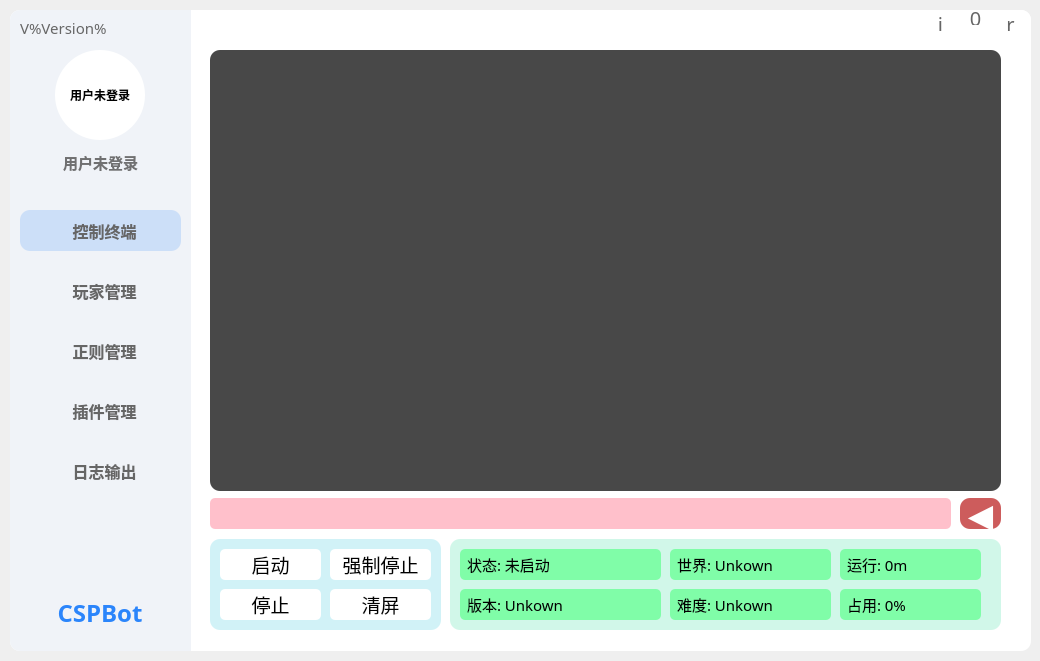
<?xml version="1.0" encoding="UTF-8"?>
<ui version="4.0">
 <class>Form</class>
 <widget class="QWidget" name="Form">
  <property name="geometry">
   <rect>
    <x>0</x>
    <y>0</y>
    <width>1040</width>
    <height>661</height>
   </rect>
  </property>
  <property name="windowTitle">
   <string>Form</string>
  </property>
  <widget class="QWidget" name="background" native="true">
   <property name="geometry">
    <rect>
     <x>10</x>
     <y>10</y>
     <width>1021</width>
     <height>641</height>
    </rect>
   </property>
   <property name="styleSheet">
    <string notr="true">background-color:white;
border-radius:10px</string>
   </property>
   <widget class="QWidget" name="option" native="true">
    <property name="geometry">
     <rect>
      <x>0</x>
      <y>0</y>
      <width>181</width>
      <height>641</height>
     </rect>
    </property>
    <property name="font">
     <font>
      <family>HarmonyOS Sans SC</family>
     </font>
    </property>
    <property name="styleSheet">
     <string notr="true">background-color:#f0f3f8;
border-top-left-radius:10px;
border-top-right-radius:0px;
border-bottom-right-radius:0px;
border-bottom-left-radius:10px;</string>
    </property>
    <widget class="QLabel" name="userImage">
     <property name="geometry">
      <rect>
       <x>45</x>
       <y>40</y>
       <width>90</width>
       <height>90</height>
      </rect>
     </property>
     <property name="font">
      <font>
       <family>HarmonyOS Sans SC</family>
       <weight>75</weight>
       <bold>true</bold>
      </font>
     </property>
     <property name="styleSheet">
      <string notr="true">background-color:white;
border-radius:45px</string>
     </property>
     <property name="text">
      <string>用户未登录</string>
     </property>
     <property name="alignment">
      <set>Qt::AlignCenter</set>
     </property>
    </widget>
    <widget class="QPushButton" name="mainPage">
     <property name="geometry">
      <rect>
       <x>10</x>
       <y>200</y>
       <width>161</width>
       <height>41</height>
      </rect>
     </property>
     <property name="font">
      <font>
       <family>HarmonyOS Sans SC</family>
       <pointsize>12</pointsize>
       <weight>75</weight>
       <bold>true</bold>
      </font>
     </property>
     <property name="styleSheet">
      <string notr="true">/*QPushButton{
	background-color:#f0f3f8;
	color:#666666;
	border-radius:10px;
	qproperty-iconSize: 32px 32px;
}

QPushButton:hover{
	background-color:#e0e6ee;
	border-radius:10px;
}*/;
background-color:#ccdff8;
color:#666666;
border-radius:10px;
qproperty-iconSize: 32px 32px;
</string>
     </property>
     <property name="text">
      <string>  控制终端</string>
     </property>
     <property name="icon">
      <iconset>
       <normaloff>:/icon/Images/主页.svg</normaloff>:/icon/Images/主页.svg</iconset>
     </property>
    </widget>
    <widget class="QLabel" name="user">
     <property name="geometry">
      <rect>
       <x>40</x>
       <y>137</y>
       <width>101</width>
       <height>31</height>
      </rect>
     </property>
     <property name="font">
      <font>
       <family>HarmonyOS Sans SC</family>
       <pointsize>11</pointsize>
       <weight>75</weight>
       <bold>true</bold>
      </font>
     </property>
     <property name="styleSheet">
      <string notr="true">color:#707071;</string>
     </property>
     <property name="text">
      <string>用户未登录</string>
     </property>
     <property name="alignment">
      <set>Qt::AlignCenter</set>
     </property>
    </widget>
    <widget class="QPushButton" name="playerPage">
     <property name="geometry">
      <rect>
       <x>10</x>
       <y>260</y>
       <width>161</width>
       <height>41</height>
      </rect>
     </property>
     <property name="font">
      <font>
       <family>HarmonyOS Sans SC</family>
       <pointsize>12</pointsize>
       <weight>75</weight>
       <bold>true</bold>
      </font>
     </property>
     <property name="styleSheet">
      <string notr="true">QPushButton{
	background-color:#f0f3f8;
	color:#666666;
	border-radius:10px;
	qproperty-iconSize: 32px 32px;
}

QPushButton:hover{
	background-color:#e0e6ee;
	border-radius:10px;
}
</string>
     </property>
     <property name="text">
      <string>  玩家管理</string>
     </property>
     <property name="icon">
      <iconset>
       <normaloff>:/icon/Images/用户管理.svg</normaloff>:/icon/Images/用户管理.svg</iconset>
     </property>
    </widget>
    <widget class="QPushButton" name="regularPage">
     <property name="geometry">
      <rect>
       <x>10</x>
       <y>320</y>
       <width>161</width>
       <height>41</height>
      </rect>
     </property>
     <property name="font">
      <font>
       <family>HarmonyOS Sans SC</family>
       <pointsize>12</pointsize>
       <weight>75</weight>
       <bold>true</bold>
      </font>
     </property>
     <property name="styleSheet">
      <string notr="true">QPushButton{
	background-color:#f0f3f8;
	color:#666666;
	border-radius:10px;
	qproperty-iconSize: 32px 32px;
}

QPushButton:hover{
	background-color:#e0e6ee;
	border-radius:10px;
}
</string>
     </property>
     <property name="text">
      <string>  正则管理</string>
     </property>
     <property name="icon">
      <iconset>
       <normaloff>:/icon/Images/正则式.svg</normaloff>:/icon/Images/正则式.svg</iconset>
     </property>
    </widget>
    <widget class="QPushButton" name="pluginPage">
     <property name="geometry">
      <rect>
       <x>10</x>
       <y>380</y>
       <width>161</width>
       <height>41</height>
      </rect>
     </property>
     <property name="font">
      <font>
       <family>HarmonyOS Sans SC</family>
       <pointsize>12</pointsize>
       <weight>75</weight>
       <bold>true</bold>
      </font>
     </property>
     <property name="styleSheet">
      <string notr="true">QPushButton{
	background-color:#f0f3f8;
	color:#666666;
	border-radius:10px;
	qproperty-iconSize: 32px 32px;
}

QPushButton:hover{
	background-color:#e0e6ee;
	border-radius:10px;
}
</string>
     </property>
     <property name="text">
      <string>  插件管理</string>
     </property>
     <property name="icon">
      <iconset>
       <normaloff>:/icon/Images/插件.svg</normaloff>:/icon/Images/插件.svg</iconset>
     </property>
    </widget>
    <widget class="QPushButton" name="logPage">
     <property name="geometry">
      <rect>
       <x>10</x>
       <y>440</y>
       <width>161</width>
       <height>41</height>
      </rect>
     </property>
     <property name="font">
      <font>
       <family>HarmonyOS Sans SC</family>
       <pointsize>12</pointsize>
       <weight>75</weight>
       <bold>true</bold>
      </font>
     </property>
     <property name="styleSheet">
      <string notr="true">QPushButton{
	background-color:#f0f3f8;
	color:#666666;
	border-radius:10px;
	qproperty-iconSize: 32px 32px;
}

QPushButton:hover{
	background-color:#e0e6ee;
	border-radius:10px;
}
</string>
     </property>
     <property name="text">
      <string>  日志输出</string>
     </property>
     <property name="icon">
      <iconset>
       <normaloff>:/icon/Images/文本.svg</normaloff>:/icon/Images/文本.svg</iconset>
     </property>
    </widget>
    <widget class="QPushButton" name="Icon">
     <property name="geometry">
      <rect>
       <x>10</x>
       <y>580</y>
       <width>160</width>
       <height>46</height>
      </rect>
     </property>
     <property name="font">
      <font>
       <family>HarmonyOS Sans SC</family>
       <pointsize>18</pointsize>
       <weight>75</weight>
       <bold>true</bold>
      </font>
     </property>
     <property name="cursor">
      <cursorShape>ArrowCursor</cursorShape>
     </property>
     <property name="styleSheet">
      <string notr="true">color:#2b85fb;
</string>
     </property>
     <property name="text">
      <string>CSPBot</string>
     </property>
     <property name="icon">
      <iconset resource="../res/cspbot20.qrc">
       <normaloff>:/icon/image/Main.svg</normaloff>:/icon/image/Main.svg</iconset>
     </property>
     <property name="iconSize">
      <size>
       <width>55</width>
       <height>55</height>
      </size>
     </property>
    </widget>
    <widget class="QLabel" name="version">
     <property name="geometry">
      <rect>
       <x>10</x>
       <y>10</y>
       <width>91</width>
       <height>16</height>
      </rect>
     </property>
     <property name="font">
      <font>
       <family>HarmonyOS Sans SC</family>
       <pointsize>11</pointsize>
      </font>
     </property>
     <property name="styleSheet">
      <string notr="true">color:#666666;</string>
     </property>
     <property name="text">
      <string>V%Version%</string>
     </property>
    </widget>
   </widget>
   <widget class="QStackedWidget" name="main">
    <property name="geometry">
     <rect>
      <x>190</x>
      <y>30</y>
      <width>820</width>
      <height>600</height>
     </rect>
    </property>
    <property name="font">
     <font>
      <family>HarmonyOS Sans SC</family>
     </font>
    </property>
    <property name="currentIndex">
     <number>0</number>
    </property>
    <widget class="QWidget" name="Control">
     <widget class="QTextEdit" name="ServerLog">
      <property name="geometry">
       <rect>
        <x>10</x>
        <y>10</y>
        <width>791</width>
        <height>441</height>
       </rect>
      </property>
      <property name="font">
       <font>
        <family>HarmonyOS Sans SC</family>
        <pointsize>10</pointsize>
       </font>
      </property>
      <property name="styleSheet">
       <string notr="true">background-color:#484848;
color:white;</string>
      </property>
      <property name="verticalScrollBarPolicy">
       <enum>Qt::ScrollBarAsNeeded</enum>
      </property>
      <property name="readOnly">
       <bool>true</bool>
      </property>
     </widget>
     <widget class="QWidget" name="controlWidget" native="true">
      <property name="geometry">
       <rect>
        <x>10</x>
        <y>499</y>
        <width>231</width>
        <height>91</height>
       </rect>
      </property>
      <property name="styleSheet">
       <string notr="true">border-radius:10px;
background-color:#D1F2F7;</string>
      </property>
      <widget class="QPushButton" name="start">
       <property name="geometry">
        <rect>
         <x>10</x>
         <y>10</y>
         <width>101</width>
         <height>31</height>
        </rect>
       </property>
       <property name="font">
        <font>
         <family>HarmonyOS Sans SC</family>
         <pointsize>14</pointsize>
        </font>
       </property>
       <property name="styleSheet">
        <string notr="true">background-color:white;
border-radius:5px;</string>
       </property>
       <property name="text">
        <string>启动</string>
       </property>
      </widget>
      <widget class="QPushButton" name="stop">
       <property name="geometry">
        <rect>
         <x>10</x>
         <y>50</y>
         <width>101</width>
         <height>31</height>
        </rect>
       </property>
       <property name="font">
        <font>
         <family>HarmonyOS Sans SC</family>
         <pointsize>14</pointsize>
        </font>
       </property>
       <property name="styleSheet">
        <string notr="true">background-color:white;
border-radius:5px;</string>
       </property>
       <property name="text">
        <string>停止</string>
       </property>
      </widget>
      <widget class="QPushButton" name="forceStop">
       <property name="geometry">
        <rect>
         <x>120</x>
         <y>10</y>
         <width>101</width>
         <height>31</height>
        </rect>
       </property>
       <property name="font">
        <font>
         <family>HarmonyOS Sans SC</family>
         <pointsize>14</pointsize>
        </font>
       </property>
       <property name="styleSheet">
        <string notr="true">background-color:white;
border-radius:5px;</string>
       </property>
       <property name="text">
        <string>强制停止</string>
       </property>
      </widget>
      <widget class="QPushButton" name="clear">
       <property name="geometry">
        <rect>
         <x>120</x>
         <y>50</y>
         <width>101</width>
         <height>31</height>
        </rect>
       </property>
       <property name="font">
        <font>
         <family>HarmonyOS Sans SC</family>
         <pointsize>14</pointsize>
        </font>
       </property>
       <property name="styleSheet">
        <string notr="true">background-color:white;
border-radius:5px;</string>
       </property>
       <property name="text">
        <string>清屏</string>
       </property>
      </widget>
     </widget>
     <widget class="QWidget" name="statusWidget" native="true">
      <property name="geometry">
       <rect>
        <x>250</x>
        <y>499</y>
        <width>551</width>
        <height>91</height>
       </rect>
      </property>
      <property name="styleSheet">
       <string notr="true">border-radius:10px;
background-color:#D1F7E9;</string>
      </property>
      <widget class="QLabel" name="ServerStatus">
       <property name="geometry">
        <rect>
         <x>10</x>
         <y>10</y>
         <width>201</width>
         <height>31</height>
        </rect>
       </property>
       <property name="font">
        <font>
         <family>HarmonyOS Sans SC</family>
         <pointsize>11</pointsize>
        </font>
       </property>
       <property name="styleSheet">
        <string notr="true">background-color:#80FDA8;
border-radius:5px;
padding-left:3px;</string>
       </property>
       <property name="text">
        <string>状态: 未启动</string>
       </property>
      </widget>
      <widget class="QLabel" name="ServerVersion">
       <property name="geometry">
        <rect>
         <x>10</x>
         <y>50</y>
         <width>201</width>
         <height>31</height>
        </rect>
       </property>
       <property name="font">
        <font>
         <family>HarmonyOS Sans SC</family>
         <pointsize>11</pointsize>
        </font>
       </property>
       <property name="styleSheet">
        <string notr="true">background-color:#80FDA8;
border-radius:5px;
padding-left:3px;</string>
       </property>
       <property name="text">
        <string>版本: Unkown</string>
       </property>
      </widget>
      <widget class="QLabel" name="ServerDifficult">
       <property name="geometry">
        <rect>
         <x>220</x>
         <y>50</y>
         <width>161</width>
         <height>31</height>
        </rect>
       </property>
       <property name="font">
        <font>
         <family>HarmonyOS Sans SC</family>
         <pointsize>11</pointsize>
        </font>
       </property>
       <property name="styleSheet">
        <string notr="true">background-color:#80FDA8;
border-radius:5px;
padding-left:3px;</string>
       </property>
       <property name="text">
        <string>难度: Unkown</string>
       </property>
      </widget>
      <widget class="QLabel" name="ServerWorld">
       <property name="geometry">
        <rect>
         <x>220</x>
         <y>10</y>
         <width>161</width>
         <height>31</height>
        </rect>
       </property>
       <property name="font">
        <font>
         <family>HarmonyOS Sans SC</family>
         <pointsize>11</pointsize>
        </font>
       </property>
       <property name="styleSheet">
        <string notr="true">background-color:#80FDA8;
border-radius:5px;
padding-left:3px;</string>
       </property>
       <property name="text">
        <string>世界: Unkown</string>
       </property>
      </widget>
      <widget class="QLabel" name="ServerRanTime">
       <property name="geometry">
        <rect>
         <x>390</x>
         <y>10</y>
         <width>141</width>
         <height>31</height>
        </rect>
       </property>
       <property name="font">
        <font>
         <family>HarmonyOS Sans SC</family>
         <pointsize>11</pointsize>
        </font>
       </property>
       <property name="styleSheet">
        <string notr="true">background-color:#80FDA8;
border-radius:5px;
padding-left:3px;</string>
       </property>
       <property name="text">
        <string>运行: 0m</string>
       </property>
      </widget>
      <widget class="QLabel" name="ServerUsed">
       <property name="geometry">
        <rect>
         <x>390</x>
         <y>50</y>
         <width>141</width>
         <height>31</height>
        </rect>
       </property>
       <property name="font">
        <font>
         <family>HarmonyOS Sans SC</family>
         <pointsize>11</pointsize>
        </font>
       </property>
       <property name="styleSheet">
        <string notr="true">background-color:#80FDA8;
border-radius:5px;
padding-left:3px;</string>
       </property>
       <property name="text">
        <string>占用: 0%</string>
       </property>
      </widget>
      <widget class="QPushButton" name="ServerCmd">
       <property name="geometry">
        <rect>
         <x>10</x>
         <y>20</y>
         <width>75</width>
         <height>23</height>
        </rect>
       </property>
       <property name="text">
        <string>PushButton</string>
       </property>
      </widget>
      <zorder>ServerCmd</zorder>
      <zorder>ServerStatus</zorder>
      <zorder>ServerVersion</zorder>
      <zorder>ServerDifficult</zorder>
      <zorder>ServerWorld</zorder>
      <zorder>ServerRanTime</zorder>
      <zorder>ServerUsed</zorder>
     </widget>
     <widget class="QLineEdit" name="inputCmd">
      <property name="geometry">
       <rect>
        <x>10</x>
        <y>458</y>
        <width>741</width>
        <height>31</height>
       </rect>
      </property>
      <property name="font">
       <font>
        <family>HarmonyOS Sans SC</family>
        <pointsize>12</pointsize>
       </font>
      </property>
      <property name="styleSheet">
       <string notr="true">background-color:#FFC0CB;
border-radius:5px;
padding-left:10px;</string>
      </property>
     </widget>
     <widget class="QPushButton" name="runCmd">
      <property name="geometry">
       <rect>
        <x>760</x>
        <y>458</y>
        <width>41</width>
        <height>31</height>
       </rect>
      </property>
      <property name="font">
       <font>
        <family>HarmonyOS Sans SC</family>
        <pointsize>25</pointsize>
        <weight>50</weight>
        <bold>false</bold>
       </font>
      </property>
      <property name="styleSheet">
       <string notr="true">background-color:#CD5C5C;
border-radius:10px;
color:white;</string>
      </property>
      <property name="text">
       <string>◀</string>
      </property>
     </widget>
    </widget>
    <widget class="QWidget" name="Player">
     <widget class="QTableView" name="playerAdmin">
      <property name="geometry">
       <rect>
        <x>10</x>
        <y>5</y>
        <width>791</width>
        <height>541</height>
       </rect>
      </property>
      <property name="font">
       <font>
        <family>HarmonyOS Sans SC</family>
        <pointsize>11</pointsize>
       </font>
      </property>
      <property name="styleSheet">
       <string notr="true">QTableView QTableCornerButton::section {
    color: white;
    background-color: rgb(64, 64, 64);
    border: 0px;
    border-radius:10px;
    border-color: rgb(64, 64, 64);
 }

 QTableView {
    color: black;
    gridline-color: black;
    background-color: rgb(255, 255, 255);
	alternate-background-color: rgb(233, 248, 254);
    selection-color: black;
    selection-background-color: #ccdff8;
    border-radius: 10px;
    padding: 4px 4px;	
}

QHeaderView {
    color: white;
    background-color: rgba(255, 170,0,90);
    border-radius:10px 10px 0 0;
    min-height:40px;
}

QHeaderView::section {
    color: white;
    background-color: rgba(255, 170, 0,90);;
    border-radius:10px;
} </string>
      </property>
     </widget>
    </widget>
    <widget class="QWidget" name="Regular">
     <widget class="QTableView" name="regularAdmin">
      <property name="geometry">
       <rect>
        <x>10</x>
        <y>5</y>
        <width>791</width>
        <height>531</height>
       </rect>
      </property>
      <property name="font">
       <font>
        <family>HarmonyOS Sans SC</family>
        <pointsize>11</pointsize>
       </font>
      </property>
      <property name="styleSheet">
       <string notr="true">QTableView QTableCornerButton::section {
    color: white;
    background-color: rgb(64, 64, 64);
    border: 0px;
    border-radius:10px;
    border-color: rgb(64, 64, 64);
 }

 QTableView {
    color: black;
    gridline-color: black;
    background-color: rgb(255, 255, 255);
	alternate-background-color: rgb(233, 248, 254);
    selection-color: black;
    selection-background-color: #ccdff8;
    border-radius: 10px;
    padding: 4px 4px;	
}

QHeaderView {
    color: white;
    background-color: rgba(255, 170,0,90);
    border-radius:10px 10px 0 0;
    min-height:40px;
}

QHeaderView::section {
    color: white;
    background-color: rgba(255, 170, 0,90);;
    border-radius:10px;
} </string>
      </property>
     </widget>
     <widget class="QPushButton" name="regularNew">
      <property name="geometry">
       <rect>
        <x>20</x>
        <y>555</y>
        <width>91</width>
        <height>31</height>
       </rect>
      </property>
      <property name="font">
       <font>
        <family>HarmonyOS Sans SC</family>
        <pointsize>14</pointsize>
       </font>
      </property>
      <property name="styleSheet">
       <string notr="true">background-color:white;
border-radius:5px;</string>
      </property>
      <property name="text">
       <string>新建</string>
      </property>
     </widget>
     <widget class="QWidget" name="regularWidget" native="true">
      <property name="geometry">
       <rect>
        <x>10</x>
        <y>550</y>
        <width>791</width>
        <height>41</height>
       </rect>
      </property>
      <property name="styleSheet">
       <string notr="true">border-radius:10px;
background-color:#D1F7E9;</string>
      </property>
     </widget>
     <zorder>regularWidget</zorder>
     <zorder>regularAdmin</zorder>
     <zorder>regularNew</zorder>
    </widget>
    <widget class="QWidget" name="Plugin">
     <widget class="QTableView" name="pluginAdmin">
      <property name="geometry">
       <rect>
        <x>10</x>
        <y>5</y>
        <width>791</width>
        <height>581</height>
       </rect>
      </property>
      <property name="font">
       <font>
        <family>HarmonyOS Sans SC</family>
        <pointsize>11</pointsize>
       </font>
      </property>
      <property name="styleSheet">
       <string notr="true">QTableView QTableCornerButton::section {
    color: white;
    background-color: rgb(64, 64, 64);
    border: 0px;
    border-radius:10px;
    border-color: rgb(64, 64, 64);
 }

 QTableView {
    color: black;
    gridline-color: black;
    background-color: rgb(255, 255, 255);
	alternate-background-color: rgb(233, 248, 254);
    selection-color: black;
    selection-background-color: #ccdff8;
    border-radius: 10px;
    padding: 4px 4px;	
}

QHeaderView {
    color: white;
    background-color: rgba(255, 170,0,90);
    border-radius:10px 10px 0 0;
    min-height:40px;
}

QHeaderView::section {
    color: white;
    background-color: rgba(255, 170, 0,90);;
    border-radius:10px;
} </string>
      </property>
     </widget>
    </widget>
    <widget class="QWidget" name="BotLog">
     <widget class="QTextEdit" name="botconsole">
      <property name="geometry">
       <rect>
        <x>0</x>
        <y>10</y>
        <width>811</width>
        <height>511</height>
       </rect>
      </property>
      <property name="font">
       <font>
        <family>HarmonyOS Sans SC</family>
        <pointsize>11</pointsize>
       </font>
      </property>
      <property name="styleSheet">
       <string notr="true">background-color:#484848;
color:white;</string>
      </property>
     </widget>
     <widget class="QWidget" name="consoleWidget" native="true">
      <property name="geometry">
       <rect>
        <x>5</x>
        <y>530</y>
        <width>251</width>
        <height>61</height>
       </rect>
      </property>
      <property name="styleSheet">
       <string notr="true">border-radius:10px;
background-color:#D1F2F7;</string>
      </property>
      <widget class="QPushButton" name="consoleSave">
       <property name="geometry">
        <rect>
         <x>15</x>
         <y>15</y>
         <width>101</width>
         <height>31</height>
        </rect>
       </property>
       <property name="font">
        <font>
         <family>HarmonyOS Sans SC</family>
         <pointsize>14</pointsize>
        </font>
       </property>
       <property name="styleSheet">
        <string notr="true">background-color:white;
border-radius:5px;</string>
       </property>
       <property name="text">
        <string>保存日志</string>
       </property>
      </widget>
      <widget class="QPushButton" name="consoleClear">
       <property name="geometry">
        <rect>
         <x>130</x>
         <y>15</y>
         <width>101</width>
         <height>31</height>
        </rect>
       </property>
       <property name="font">
        <font>
         <family>HarmonyOS Sans SC</family>
         <pointsize>14</pointsize>
        </font>
       </property>
       <property name="styleSheet">
        <string notr="true">background-color:white;
border-radius:5px;</string>
       </property>
       <property name="text">
        <string>清空日志</string>
       </property>
      </widget>
     </widget>
     <widget class="QWidget" name="websocketWidget" native="true">
      <property name="geometry">
       <rect>
        <x>260</x>
        <y>530</y>
        <width>551</width>
        <height>61</height>
       </rect>
      </property>
      <property name="styleSheet">
       <string notr="true">border-radius:10px;
background-color:#D1F7E9;</string>
      </property>
      <widget class="QPushButton" name="disConnect">
       <property name="geometry">
        <rect>
         <x>10</x>
         <y>15</y>
         <width>91</width>
         <height>31</height>
        </rect>
       </property>
       <property name="font">
        <font>
         <family>HarmonyOS Sans SC</family>
         <pointsize>14</pointsize>
        </font>
       </property>
       <property name="styleSheet">
        <string notr="true">background-color:white;
border-radius:5px;</string>
       </property>
       <property name="text">
        <string>断开链接</string>
       </property>
      </widget>
      <widget class="QPushButton" name="connect">
       <property name="geometry">
        <rect>
         <x>105</x>
         <y>15</y>
         <width>91</width>
         <height>31</height>
        </rect>
       </property>
       <property name="font">
        <font>
         <family>HarmonyOS Sans SC</family>
         <pointsize>14</pointsize>
        </font>
       </property>
       <property name="styleSheet">
        <string notr="true">background-color:white;
border-radius:5px;</string>
       </property>
       <property name="text">
        <string>建立链接</string>
       </property>
      </widget>
      <widget class="QLabel" name="websocketStatus">
       <property name="geometry">
        <rect>
         <x>200</x>
         <y>15</y>
         <width>101</width>
         <height>31</height>
        </rect>
       </property>
       <property name="font">
        <font>
         <family>HarmonyOS Sans SC</family>
         <pointsize>11</pointsize>
        </font>
       </property>
       <property name="styleSheet">
        <string notr="true">background-color:#80FDA8;
border-radius:5px;
padding-left:3px;</string>
       </property>
       <property name="text">
        <string>状态: 未连接</string>
       </property>
      </widget>
      <widget class="QLabel" name="websocketMsg">
       <property name="geometry">
        <rect>
         <x>305</x>
         <y>15</y>
         <width>120</width>
         <height>31</height>
        </rect>
       </property>
       <property name="font">
        <font>
         <family>HarmonyOS Sans SC</family>
         <pointsize>11</pointsize>
        </font>
       </property>
       <property name="styleSheet">
        <string notr="true">background-color:#80FDA8;
border-radius:5px;
padding-left:3px;</string>
       </property>
       <property name="text">
        <string>消息:0发;0收</string>
       </property>
      </widget>
      <widget class="QLabel" name="websocketConnectedTime">
       <property name="geometry">
        <rect>
         <x>430</x>
         <y>15</y>
         <width>111</width>
         <height>31</height>
        </rect>
       </property>
       <property name="font">
        <font>
         <family>HarmonyOS Sans SC</family>
         <pointsize>11</pointsize>
        </font>
       </property>
       <property name="styleSheet">
        <string notr="true">background-color:#80FDA8;
border-radius:5px;
padding-left:3px;</string>
       </property>
       <property name="text">
        <string>连接时间:0m</string>
       </property>
      </widget>
     </widget>
    </widget>
   </widget>
   <widget class="QPushButton" name="min">
    <property name="geometry">
     <rect>
      <x>945</x>
      <y>-6</y>
      <width>41</width>
      <height>21</height>
     </rect>
    </property>
    <property name="font">
     <font>
      <family>Webdings</family>
      <pointsize>-1</pointsize>
     </font>
    </property>
    <property name="styleSheet">
     <string notr="true">QPushButton
{
	font-family:&quot;Webdings&quot;;
	text-align:top;
	border:none;
	font-size:20px;
	color:#666666;
}
QPushButton:hover{
	color:#3681ff
}

</string>
    </property>
    <property name="text">
     <string>0</string>
    </property>
   </widget>
   <widget class="QPushButton" name="close">
    <property name="geometry">
     <rect>
      <x>980</x>
      <y>0</y>
      <width>41</width>
      <height>21</height>
     </rect>
    </property>
    <property name="font">
     <font>
      <family>Webdings</family>
      <pointsize>-1</pointsize>
     </font>
    </property>
    <property name="styleSheet">
     <string notr="true">QPushButton
{
	font-family:&quot;Webdings&quot;;
	text-align:top;
	border:none;
	font-size:20px;
	color:#666666;
}
QPushButton:hover{
	color:#3681ff
}

</string>
    </property>
    <property name="text">
     <string>r</string>
    </property>
   </widget>
   <widget class="QPushButton" name="about">
    <property name="geometry">
     <rect>
      <x>910</x>
      <y>0</y>
      <width>41</width>
      <height>21</height>
     </rect>
    </property>
    <property name="font">
     <font>
      <family>Webdings</family>
      <pointsize>-1</pointsize>
     </font>
    </property>
    <property name="styleSheet">
     <string notr="true">QPushButton
{
	font-family:&quot;Webdings&quot;;
	text-align:top;
	border:none;
	font-size:20px;
	color:#666666;
}
QPushButton:hover{
	color:#3681ff
}

</string>
    </property>
    <property name="text">
     <string>i</string>
    </property>
   </widget>
  </widget>
 </widget>
 <resources>
  <include location="../res/cspbot20.qrc"/>
 </resources>
 <connections/>
</ui>
